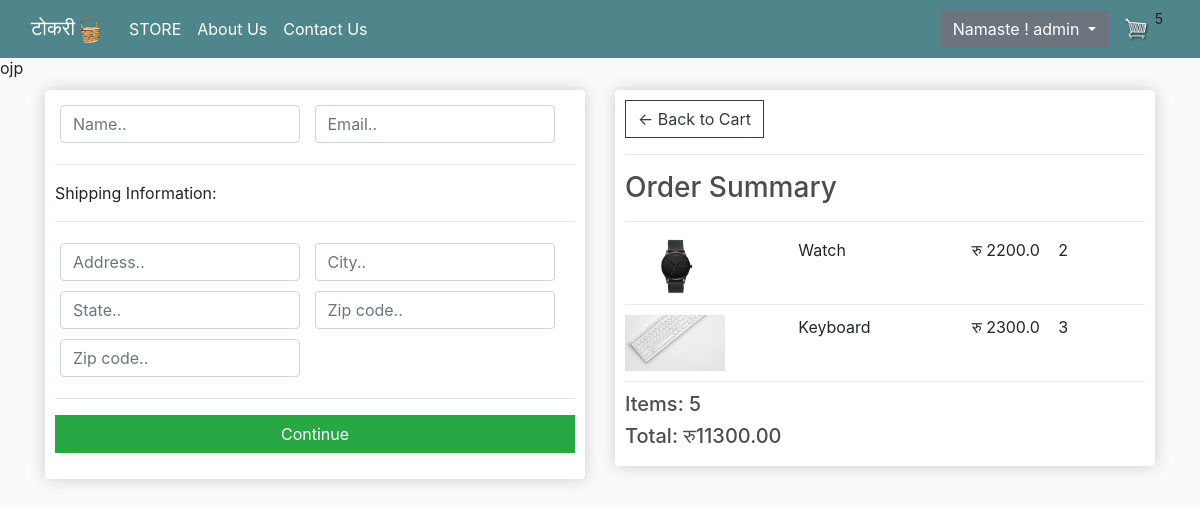
Screenshot of /checkout/ (signed in) with the database file from the repository.
### store/models.py (models this page shows, shortened)
class OrderItem(models.Model):
    product = models.ForeignKey(
        Product, on_delete=models.SET_NULL, blank=True, null=True)
    order = models.ForeignKey(
        Order, on_delete=models.SET_NULL, blank=True, null=True)
    quantity = models.IntegerField(default=0, null=True, blank=True)
    date_added = models.DateTimeField(auto_now_add=True)
    @property
    def get_total(self):
        total = self.product.price * self.quantity
        return total

class Product(models.Model):
    categories = [
        ("Clothes", "Clothes"),
        ("Electronics", "Electronics"),
        ("Jerseys", "Jerseys"),
        ("others","others"),
    ]
    name = models.CharField(max_length=200, null=True)
    price = models.FloatField()
    digital = models.BooleanField(default=False)
    image = models.ImageField(null=True)
    desc = models.TextField(null=True, blank = True)
    category = models.CharField(choices=categories,null=True,blank = True,max_length=20)
    @property
    def imageURL(self):
        try:
            url = self.image.url
        except:
            url = ''
        return url

class Order(models.Model):
    customer = models.ForeignKey(
        Customer, on_delete=models.SET_NULL, blank=True, null=True)
    date_ordered = models.DateTimeField(auto_now_add=True)
    complete = models.BooleanField(default=False, null=True, blank=False)
    transaction_id = models.CharField(max_length=200, null=True)
    @property
    def get_cart_total(self):
        orderitems = self.orderitem_set.all()
        total = sum([item.get_total for item in orderitems])
        return total
    @property
    def get_cart_items(self):
        orderitems = self.orderitem_set.all()
        total = sum([item.quantity for item in orderitems])
        return total
    @property
    def shipping(self):
        shipping = False
        orderitems = self.orderitem_set.all()
        for i in orderitems:
            if i.product.digital == False:
                shipping = True
        return shipping

### store/views.py (the view)
# urls.py: path('checkout/',views.checkout,name='checkout'),
def checkout(request):
    if request.user.is_authenticated:
        customer = request.user.customer
        order,created = Order.objects.get_or_create(customer=customer,complete = False)
        items = order.orderitem_set.all()
        cartItems = order.get_cart_items
        context = {'items': items, 'order': order, 'cartItems': cartItems, }
    else:
        items = []
        order = {'get_cart_total':0,'get_cart_items': 0}
        cartItems = order['get_cart_items']
        context = {'items': items,'order':order,'cartItems':cartItems,}
    return render(request,'store/checkout.html',context)

### store/templates/store/checkout.html (shortened to what this page needs)
ojp{% extends 'store/main.html' %}
{% load static %}
{% block content %}
     <div class="row">
		<div class="col-lg-6">
			<div class="box-element" id="form-wrapper">
				<form id="form">
					<div id="user-info">
						<div class="form-field">
							<input required class="form-control" type="text" name="name" placeholder="Name..">
						</div>
						<div class="form-field">
							<input required class="form-control" type="email" name="email" placeholder="Email..">
						</div>
					</div>
					<div id="shipping-info">
						<hr>
						<p>Shipping Information:</p>
						<hr>
						<div class="form-field">
							<input class="form-control" type="text" name="address" placeholder="Address..">
						</div>
						<div class="form-field">
							<input class="form-control" type="text" name="city" placeholder="City..">
						</div>
						<div class="form-field">
							<input class="form-control" type="text" name="state" placeholder="State..">
						</div>
						<div class="form-field">
							<input class="form-control" type="text" name="zipcode" placeholder="Zip code..">
						</div>
						<div class="form-field">
							<input class="form-control" type="text" name="country" placeholder="Zip code..">
						</div>
					</div>
					<hr>
					<input id="form-button" class="btn btn-success btn-block" type="submit" value="Continue">
				</form>
			</div>
			<br>
		</div>
		<div class="col-lg-6">
			<div class="box-element">
				<a  class="btn btn-outline-dark" href="{% url 'cart' %}">&#x2190; Back to Cart</a>
				<hr>
				<h3>Order Summary</h3>
				<hr>
				{% for item in items %}
				<div class="cart-row">
					<div style="flex:2"><img class="row-image" src="{{item.product.imageURL}}"></div>
					<div style="flex:2"><p>{{item.product.name}}</p></div>
					<div style="flex:1"><p>रु {{item.product.price}}</p></div>
					<div style="flex:1"><p>{{item.quantity}}</p></div>
				</div>
				{% endfor %}
				<h5>Items:  {{order.get_cart_items}}</h5>
				<h5>Total:   रु{{order.get_cart_total|floatformat:2}}</h5>
			</div>
		</div>
	</div>
{% endblock content %}

### store/templates/store/main.html (shortened to what this page needs)
<!DOCTYPE html>
{% load static %}
<html>
<head>
    <link rel="stylesheet" href="https://stackpath.bootstrapcdn.com/bootstrap/4.4.1/css/bootstrap.min.css"
>
    <link rel="stylesheet" href="{% static 'css/main.css' %}">
</head>
<body style="padding-top: 56px;">
<nav class="navbar navbar-expand-lg bg-dark navbar-dark fixed-top">
    <div class="container-fluid">
        <a class="navbar-brand" href="{% url 'store' %}">टोकरी<img src="{% static 'images/—Pngtree—handle dark basket clip art_5805026.png' %}" height="30" width="30" alt="Logo"></a>
        <div class="collapse navbar-collapse" id="navbarSupportedContent">
            <ul class="navbar-nav me-auto mb-2 mb-lg-0">
                <li class="nav-item">
                    <a class="nav-link active" aria-current="page" href="{% url 'store' %}">STORE</a>
                </li>
                <li class="nav-item">
                    <a class="nav-link active" aria-current="page" href="{% url 'aboutus' %}">About Us</a>
                </li>
                <li class="nav-item">
                    <a class="nav-link active" aria-current="page" href="{% url 'contact' %}">Contact Us</a>
                </li>
            </ul>
        </div>
        <div class="form-inline my-2 my-lg-0">
            {% if user.is_authenticated %}
                <div class="dropdown">
                    <button class="btn btn-secondary dropdown-toggle" type="button" id="dropdownMenuButton"
                            data-toggle="dropdown" aria-haspopup="true" aria-expanded="false">
                        Namaste ! {{ request.user }}
                    </button>
                </div>
            {% else %}
                <a href="{% url 'login' %}" class="btn btn-warning rounded mx-3">Login</a>
                <a href="{% url 'signup' %}" class="btn btn-warning rounded">Signup</a>
            {% endif %}
            <a href="{% url 'cart' %}">
                <img id="cart-icon" src="{% static 'images/cart.png' %}">
            </a>
            <p id="cart-total" style="background-color: #4f868c;">{{ cartItems }}</p>
        </div>
    </div>
</nav>
<div class="container">
    {% block content %} {% endblock content %}
</div>
</body>
</html>

### static/css/main.css (style rules this page uses)
body { background-color: hsl(0, 0%, 98%); }
h1, h2, h3, h4, h5, h6 { color: hsl(0, 0%, 30%); }
.box-element { box-shadow: hsl(0, 0%, 80%) 0 0 16px; background-color: #fff; border-radius: 4px; padding: 10px; }
.bg-dark { background-color: #4f868c !important; }
#cart-icon { width: 25px; display: inline-block; margin-left: 15px; }
#cart-total { display: block; text-align: center; width: 20px; height: 25px; border-radius: 50%; font-size: 14px; }
.col-lg-4, .col-lg-6, .col-lg-8, .col-lg-12 { margin-top: 10px; }
.btn { border-radius: 0; }
.row-image { width: 100px; }
.form-field { width: 250px; display: inline-block; padding: 5px; }
.cart-row { display: flex; align-items: flex-stretch; padding-bottom: 10px; margin-bottom: 10px; border-bottom: 1px solid #ececec; }

### rows the page displays
OrderItem: product.imageURL (picture), product.name "Watch", product.price "2200.0", quantity "2"
OrderItem: product.imageURL (picture), product.name "Keyboard", product.price "2300.0", quantity "3"
Order: get_cart_items "5", get_cart_total "11300.00"

### other values shown
{{ request.user }} "admin"
{{ cartItems }} "5"
